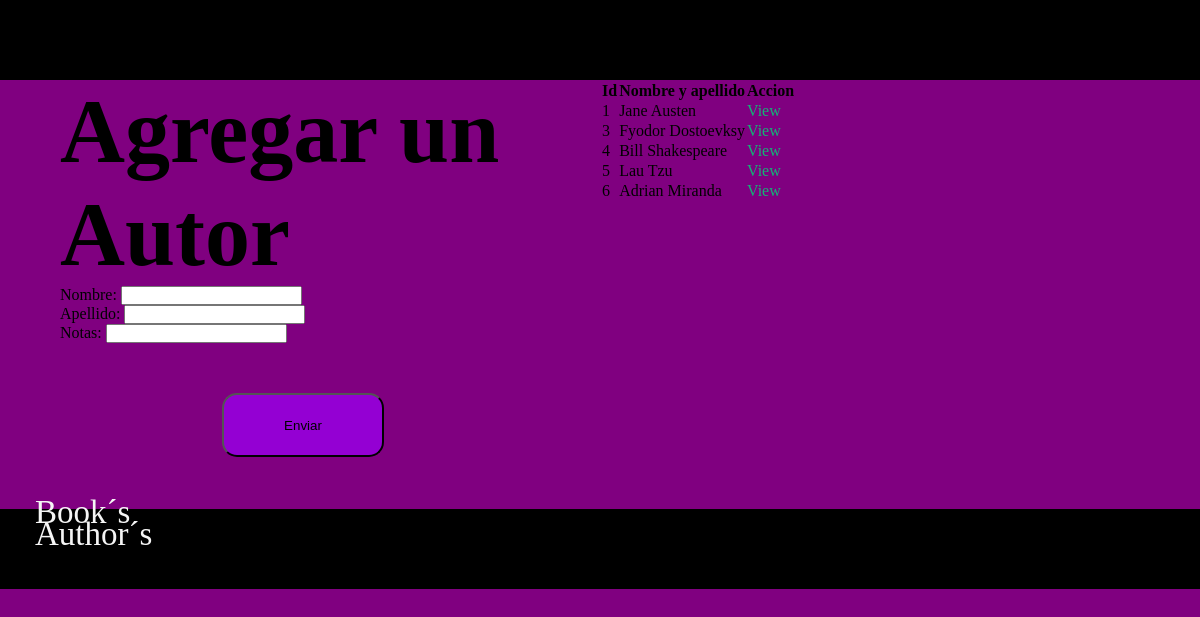
The app's page /authors with its own data.
### books_authors_app/models.py (models this page shows, shortened)
class Author(models.Model):
    first_name = models.CharField(max_length = 45)
    last_name = models.CharField(max_length = 45)
    created_at = models.DateTimeField(auto_now_add=True)
    updated_at = models.DateTimeField(auto_now_add=True)
    notas = models.CharField(max_length = 255)
    books = models.ManyToManyField(Book, related_name='authors')

### books_authors_app/views.py (the view, shortened to what this page needs)
# urls.py: path('authors', views.authors),
def authors(request):
    if request.method == 'GET':
        contexto = {
            'autores' : Author.objects.all()
        }
        return render(request, 'books_authors_app/authors.html', contexto)

### books_authors_app/templates/books_authors_app/authors.html (shortened to what this page needs)
<!DOCTYPE html>
<html lang="en">
<head>
    {%load static%}
    <link rel="stylesheet" href="{% static 'css/miGrilla.css' %}">
    <link rel="stylesheet" href="{% static 'css/style.css' %}">
</head>
<body>
    <div class="container__fluid">
        <div class="row">
            <div class="col md-12 lg-12 xl-12 xxl-12 futura_navbar"></div>
        </div>
    <div class="container">
        <div class="row">
            <div class="col md-12 lg-12 xl-12 xxl-12">
                <div class="row">
                    <div class="col lg-6 xl-6 xxl-6">
                        <form action="" method="post">
                            <h1>Agregar un Autor</h1>
                            <div>
                                <label for="first_name">Nombre:</label>
                                <input type="text" name="first_name" id="">
                            </div>
                            <div>
                                <label for="last_name">Apellido:</label>
                                <input type="text" name="last_name" id="">
                            </div>
                            <div>
                                <label for="notas">Notas:</label>
                                <input type="text" name="notas" id="">
                            </div>
                            <button type="submit">Enviar</button>
                        </form>
                    </div>
                    <div class="col lg-6 xl-6 xxl-6">
                        <table>
                            <thead>
                                <tr>
                                    <th>Id</th>
                                    <th>Nombre y apellido</th>
                                    <th>Accion</th>
                                </tr>
                            </thead>
                            <tbody>
                                {% for a in autores %}
                                <tr>
                                    <td>{{a.id}}</td>
                                    <td>{{a.first_name}} {{a.last_name}}</td>
                                    <td><a href="author/{{a.id}}" class="ver">View</a></td>
                                </tr>
                                {% endfor %}
                            </tbody>
                        </table>
                    </div>
                </div>
            </div>
        </div>
    </div>
    <div class="container__fluid">
        <div class="row">
            <div class="col md-12 lg-12 xl-12 xxl-12 futuro_footer">
                <ul>
                    <li><p class="footer"><a href="/" class="footer">Book´s</a></p></li>
                    <li><p class="footer"><a href="authors" class="footer">Author´s</a></p></li>
                </ul>
            </div>
        </div>
    </div>
</body>
</html>

### books_authors_app/static/css/miGrilla.css (style rules this page uses)
* { margin: 0; padding: 0; }
body { box-sizing: border-box; }
.container { display: block; width: 90%; margin: 0px auto; padding: 0px; }
.container__fluid { display: block; width: 100%; margin: 0px auto; padding: 0px; }
.row { clear: both; }
.col { float: left; }
@media only screen and (min-width: 1200px) and (max-width:1399px) { .xl-6 { width: 50%; } }
@media only screen and (min-width: 1200px) and (max-width:1399px) { .xl-12 { width: 100%; } }

### books_authors_app/static/css/style.css (style rules this page uses)
body { background-color: purple; }
h1 { font-size: 90px; }
p { margin: 0 0 0 35px; font-size: 23px; display: inline-block; text-align: center; }
a { text-decoration: none; color: black; }
.futura_navbar { height: 10vh; background-color: black; }
button { margin:50px 30% 0 30%; border-radius: 15px 15px 15px 15px ; background-color: darkviolet; width: 30%; height: 8vh; }
.ver { color: rgb(19, 179, 118); }
.futuro_footer { height: 10vh; background-color: black; margin-top: 52px; }
.footer { font-size: 33px; color: whitesmoke; margin-top: -15px; }

### records on screen
Author: id "1", first_name "Jane", last_name "Austen"
Author: id "3", first_name "Fyodor", last_name "Dostoevksy"
Author: id "4", first_name "Bill", last_name "Shakespeare"
Author: id "5", first_name "Lau", last_name "Tzu"
Author: id "6", first_name "Adrian", last_name "Miranda"
